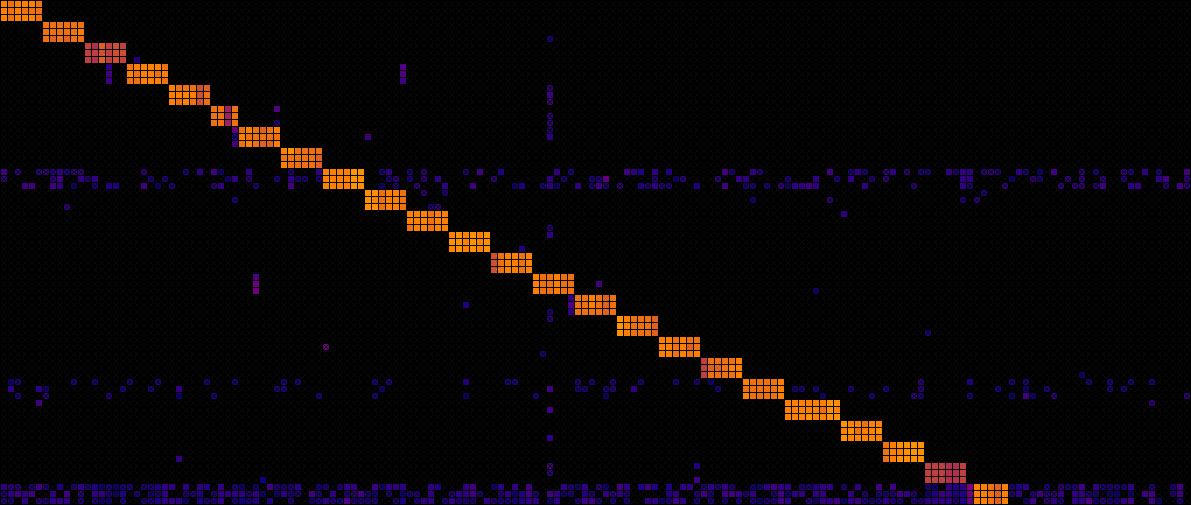
#> input picture rawdata/bm_rawcqheatmap.png, 1191 x 505 px, given in place of biomark_validation_rawdata.png, which was not available
$ jupyter execute --allow-errors bm_rawdata_annotation.ipynb   (shell and % lines are left out)
#> lines starting #> are read from the running program, lines starting #| are printed output that depends on the picture; pictures that were not available may be replaced by others from this repository, and a replacement may not be noted
[cell 1]

import os
import csv
import pandas as pd
import numpy as np
import matplotlib.pyplot as plt
from matplotlib import gridspec
import matplotlib.image as mpimg
from matplotlib import rcParams
from matplotlib.colors import LinearSegmentedColormap as lsc
import matplotlib
import seaborn as sns


print("matplotlib version: ", matplotlib.__version__)
if not matplotlib.__version__ == "3.1.3":
    print("Use matplotlib 3.1.3 for this script!")
    print("install dependencies with conda:\nconda env create -f htqpcr_env.yml")

print("seaborn version:", sns.__version__)
if not sns.__version__ == "0.10.1":
    print("Use seaborn 0.10.1 for this script!")
    print("install dependencies with conda:\nconda env create -f htqpcr_env.yml")

rcParams.update({'figure.autolayout': True})

abbrev_dict = {
    "Lactobacillus": "L.",
    "Levilactobacillus": "L.",
    "Lacticaseibacillus": "L.",
    "Loigolactobacillus": "L.",
    "Latilactobacillus": "L.",
    "Limosilactobacillus": "L.",
    "Lentilactobacillus": "L.",
    "Lactiplantibacillus": "L.",
    "Leuconostoc": "Ln.",
    "Streptococcus": "S.",
    "Pediococcus": "Pd.",
    "Propionibacterium": "Pr.",
    "Acidipropionibacterium": "A.",
    "Clostridium": "C.",
    "Lactococcus": "Lc.",
    "Enterococcus": "E."
}

def get_assay_dict():
    assay_dict = {}
    assay_species = "labelfiles/assay_species.csv"
    with open(assay_species) as f:
        reader = csv.reader(f)
        for row in reader:
            p = row[0]
            s = abbrev_dict[row[1].split(" ")[0]] + " " + " ".join(row[1].split(" ")[1::])
            assay_dict.update({p: s})
    return assay_dict

if not os.path.isdir("Figures"):
    os.mkdir("Figures")

#> (a cell that did not finish here is left out)

#> (a cell that did not finish here is left out)

[cell 4]
# Figure Suppl Data
fig = plt.figure(figsize=(8, 11))
spec = gridspec.GridSpec(ncols=1, nrows=2, height_ratios=[1,1,], figure=fig, hspace=0)
f_ax1 = fig.add_subplot(spec[0, 0])
f_ax2 = fig.add_subplot(spec[1, 0])


images = [
"Validation/biomark_validation_rawdata.png",
"Validation/biomark_validation_tm_rawdata.png"]

im1 = mpimg.imread(images[0])
#> im1 is the input picture: shape (505, 1191, 4) float32; mean R, G, B, A 0.0386, 0.0206, 0.0265, 1
im2 = mpimg.imread(images[1])
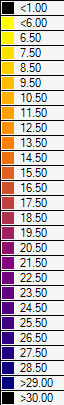
#> input picture rawdata/bm_cq_legend.png, 64 x 405 px, given in place of biomark_validation_tm_rawdata.png, which was not available
#> im2 is the input picture: shape (405, 64, 4) float32; mean R, G, B, A 0.764, 0.721, 0.709, 1

f_ax1.imshow(im1)
f_ax2.imshow(im2)

f_ax1.set_frame_on(False)
f_ax2.set_frame_on(False)

f_ax1.set_axis_off()
f_ax2.set_axis_off()

f_ax1.axis('tight')
f_ax2.axis('tight')

fig.set_size_inches(7, 8)

f_ax1.text(100, 325, 'A', fontsize=30)
f_ax2.text(100, 325, 'B', fontsize=30)

plt.savefig("Figures/Supplementary_Figure_3.jpg", dpi=600, bbox_inches='tight')
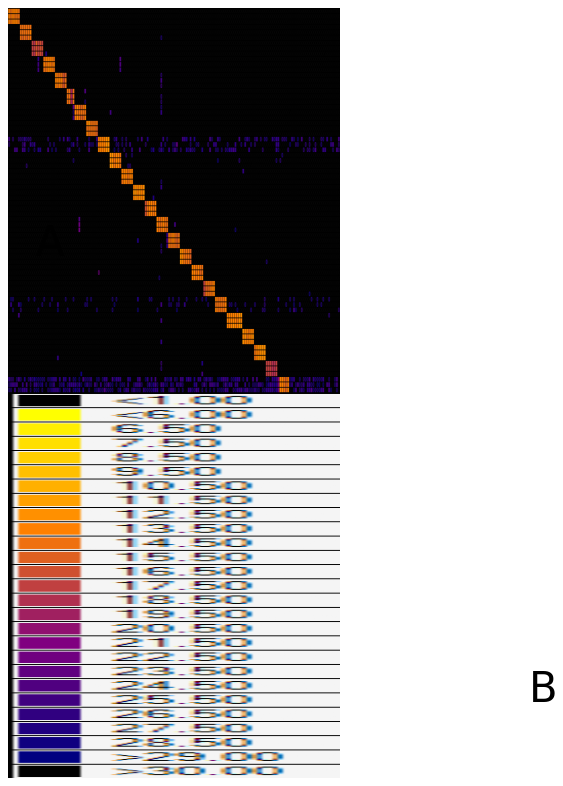
#> figure drawn by matplotlib, 2 panels
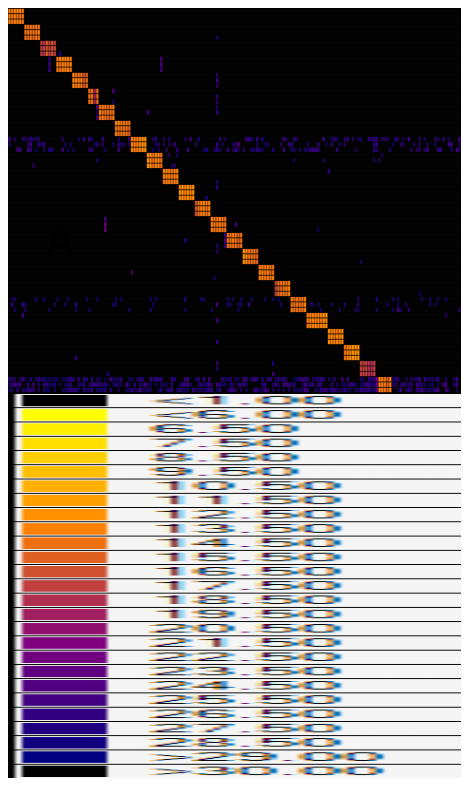
#> figure drawn by matplotlib, 2 panels
